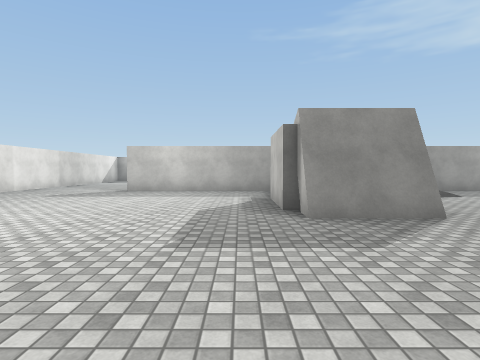
view 1 (above)

19 first-person views from a walk through a 3-D level made in the Unity game engine. The camera is 1.4 m above the floor, tilts 2° down and sees 80° across. The floor is counted in squares, 2 m on a side. Each view is taken from the middle of a square. On the plan, view 1 faces up. The plan holds only what a view shows up to about 10 squares ahead; the rest is blank. The player is left out. Surface patterns are stand-ins for the level's own textures.

view 2
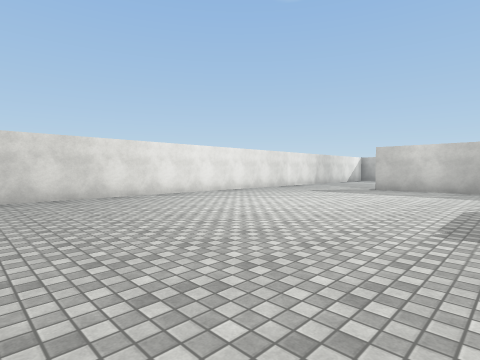

view 3
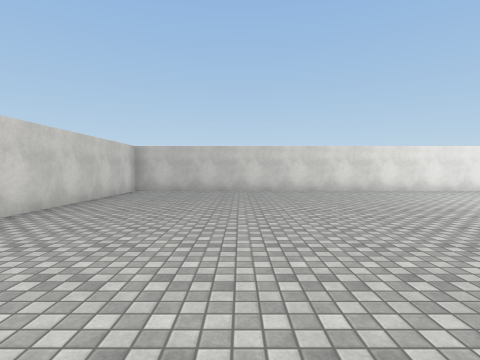

view 4
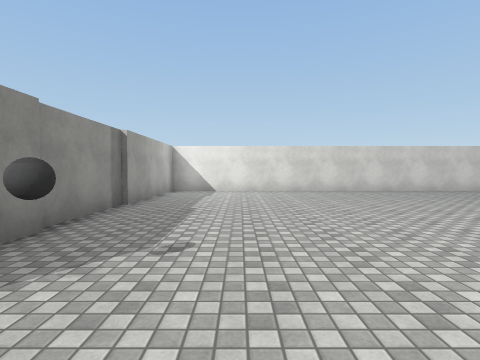

view 5
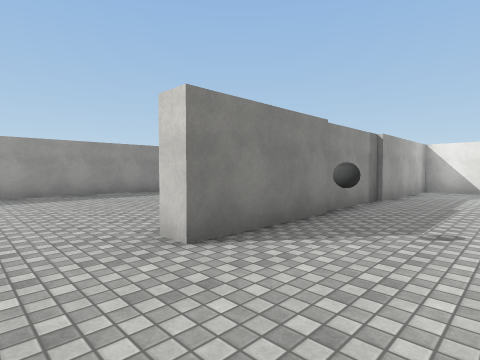

view 6
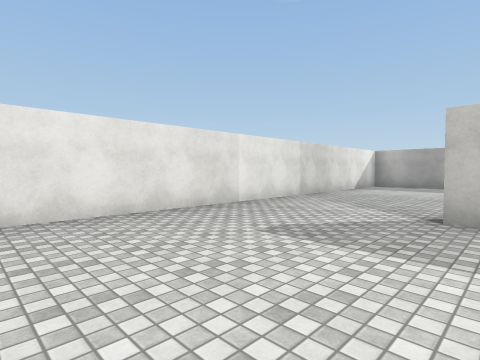

view 7
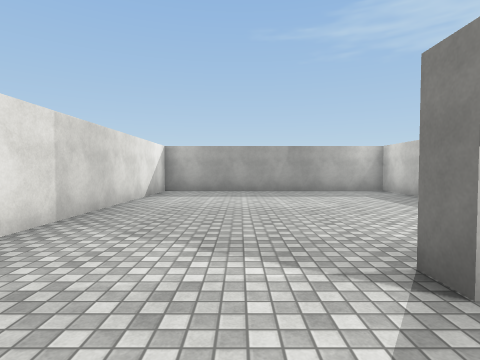

view 8
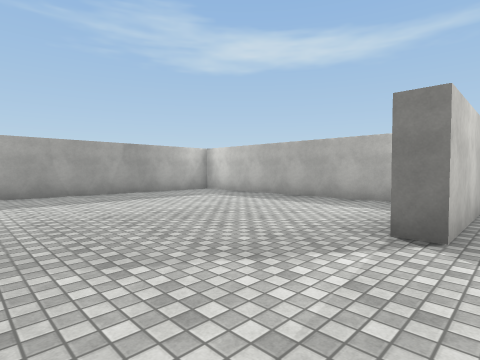

view 9
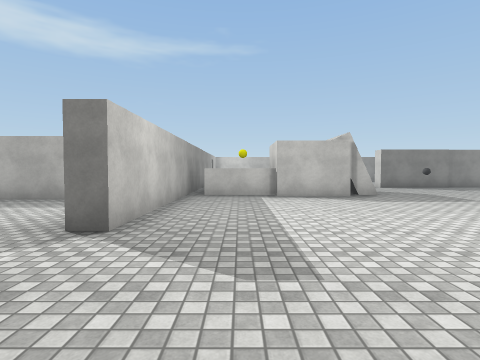

view 10
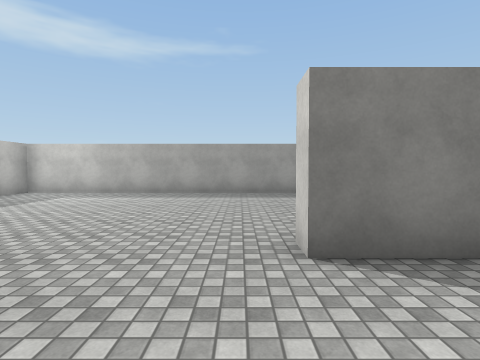

view 11
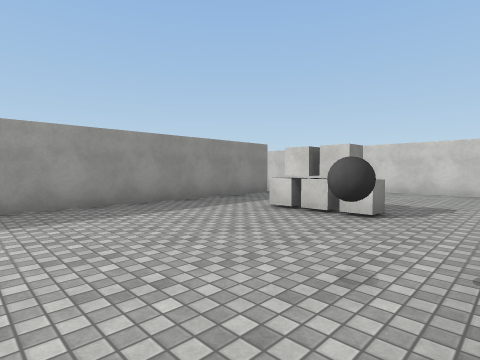

view 12
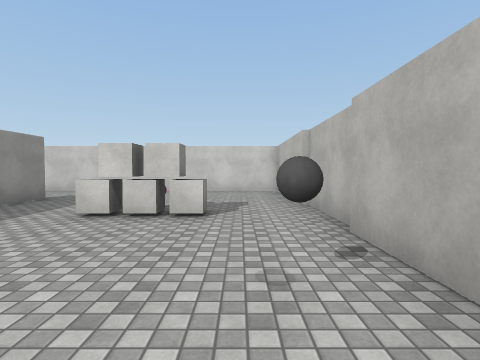

view 13
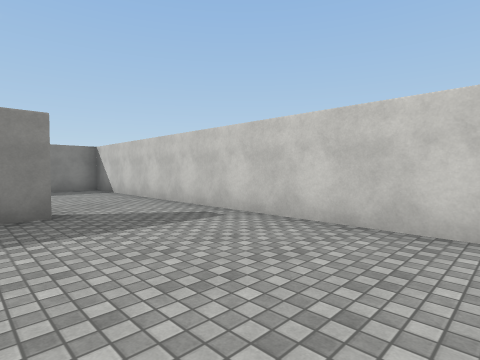

view 14
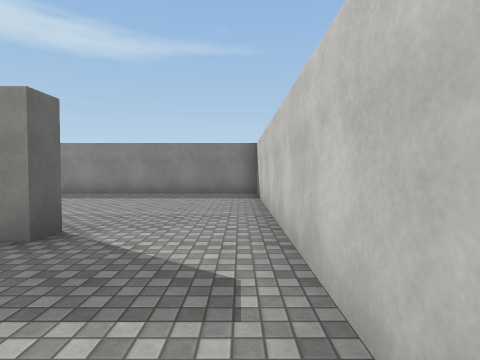

view 15
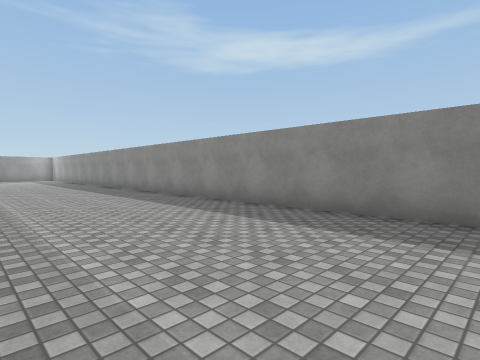

view 16
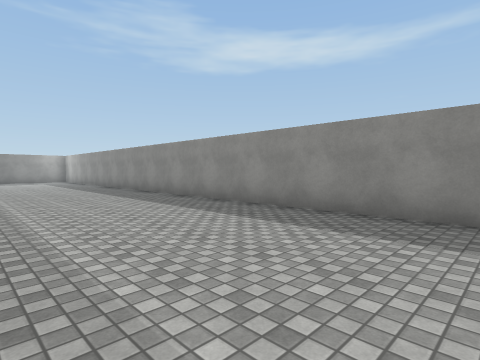

view 17
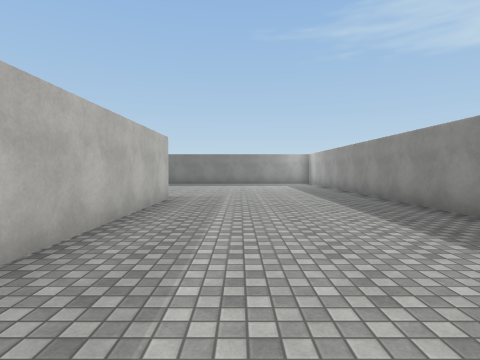

view 18
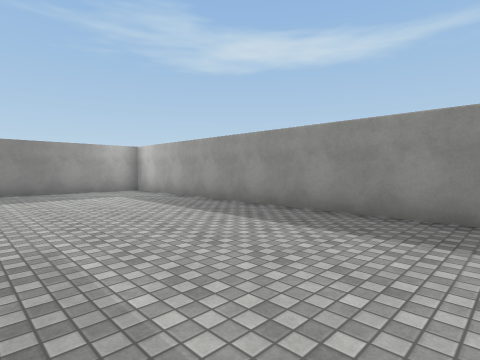

view 19
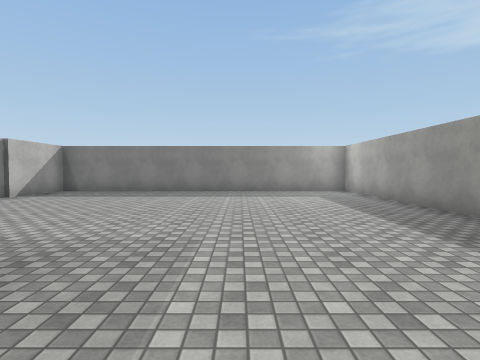

### Floor plan
Ten units are one square. View 1 is at (0, 0); x grows to the right and y downward. Boxes are objects, and circles mark ways between rooms. Rooms are numbered by the first view taken in them; rooms with no view inside come last. Other rooms are left out.
<svg viewBox="-80 -180 250 250">
<path fill="none" stroke="#000" d="M8 -50 8 -70M10 -42 10 -50M30 -45 10 -45M-2 -110 -2 -175 -75 -175 -75 65 42 65 42 4M29 -95 -37 -95 -37 -100M42 2 42 -25 48 -25M80 -95 64 -95M113 -100 113 -50M47 -16 47 21M112 40 107 40 107 -95 96 -95M48 65 165 65 165 -175 71 -175 71 -151"/>
<rect x="5" y="-85" width="10" height="10" fill="#bbb"><title>other object</title></rect>
<rect x="65" y="15" width="10" height="10" fill="#bbb"><title>other object</title></rect>
<rect x="75" y="15" width="10" height="10" fill="#bbb"><title>other object</title></rect>
<circle cx="35" cy="-35" r="3" fill="#2a7"/>
<text x="-30" y="-40">1</text>
<text x="100" y="-50">2</text>
</svg>
Room 1 opens to room 2.

Where each view was taken, in squares from view 1:
view 1: 0 up, 0 right, facing up
view 2: 1 down, 0 right, facing up-left
view 3: 3 down, 2 right, facing left
view 4: 3 up, 2 right, facing down
view 5: 4 up, 2 right, facing down-right
view 6: 5 up, 3 left, facing up-left
view 7: 8 up, 5 left, facing up
view 8: 9 up, 7 left, facing up-right
view 9: 8 up, 7 left, facing right
view 10: 3 up, 2 right, facing right
view 11: 3 up, 5 right, facing down-right
view 12: 3 up, 6 right, facing down
view 13: 3 down, 6 right, facing down-right
view 14: 6 down, 8 right, facing right
view 15: 4 down, 12 right, facing up-right
view 16: 1 down, 12 right, facing up-right
view 17: 3 up, 13 right, facing up
view 18: 8 up, 12 right, facing up-right
view 19: 8 up, 13 right, facing up
